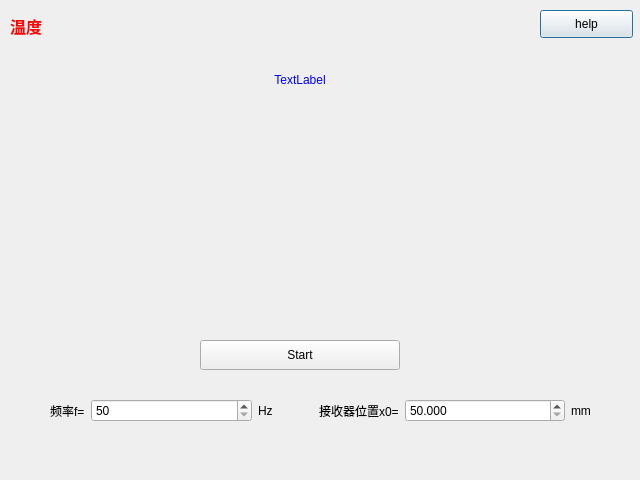
<?xml version="1.0" encoding="UTF-8"?>
<ui version="4.0">
 <class>Dialog</class>
 <widget class="QDialog" name="Dialog">
  <property name="geometry">
   <rect>
    <x>0</x>
    <y>0</y>
    <width>640</width>
    <height>480</height>
   </rect>
  </property>
  <property name="windowTitle">
   <string>Dialog</string>
  </property>
  <widget class="QWidget" name="horizontalLayoutWidget">
   <property name="geometry">
    <rect>
     <x>50</x>
     <y>390</y>
     <width>541</width>
     <height>41</height>
    </rect>
   </property>
   <layout class="QHBoxLayout" name="horizontalLayout" stretch="1,5,0,0,1,5,0">
    <item>
     <widget class="QLabel" name="label">
      <property name="text">
       <string>频率f=</string>
      </property>
     </widget>
    </item>
    <item>
     <widget class="QSpinBox" name="spinBox">
      <property name="minimum">
       <number>50</number>
      </property>
      <property name="maximum">
       <number>45000</number>
      </property>
      <property name="singleStep">
       <number>1</number>
      </property>
      <property name="value">
       <number>50</number>
      </property>
     </widget>
    </item>
    <item>
     <widget class="QLabel" name="label_3">
      <property name="text">
       <string>Hz</string>
      </property>
     </widget>
    </item>
    <item>
     <spacer name="horizontalSpacer">
      <property name="orientation">
       <enum>Qt::Horizontal</enum>
      </property>
      <property name="sizeHint" stdset="0">
       <size>
        <width>40</width>
        <height>20</height>
       </size>
      </property>
     </spacer>
    </item>
    <item>
     <widget class="QLabel" name="label_2">
      <property name="text">
       <string>接收器位置x0=</string>
      </property>
     </widget>
    </item>
    <item>
     <widget class="QDoubleSpinBox" name="doubleSpinBox">
      <property name="decimals">
       <number>3</number>
      </property>
      <property name="minimum">
       <double>50.000000000000000</double>
      </property>
      <property name="maximum">
       <double>300.000000000000000</double>
      </property>
      <property name="singleStep">
       <double>0.030000000000000</double>
      </property>
      <property name="value">
       <double>50.000000000000000</double>
      </property>
     </widget>
    </item>
    <item>
     <widget class="QLabel" name="label_4">
      <property name="text">
       <string>mm</string>
      </property>
     </widget>
    </item>
   </layout>
  </widget>
  <widget class="QLabel" name="label_5">
   <property name="geometry">
    <rect>
     <x>10</x>
     <y>10</y>
     <width>200</width>
     <height>31</height>
    </rect>
   </property>
   <property name="palette">
    <palette>
     <active>
      <colorrole role="WindowText">
       <brush brushstyle="SolidPattern">
        <color alpha="255">
         <red>255</red>
         <green>0</green>
         <blue>0</blue>
        </color>
       </brush>
      </colorrole>
     </active>
     <inactive>
      <colorrole role="WindowText">
       <brush brushstyle="SolidPattern">
        <color alpha="255">
         <red>255</red>
         <green>0</green>
         <blue>0</blue>
        </color>
       </brush>
      </colorrole>
     </inactive>
     <disabled>
      <colorrole role="WindowText">
       <brush brushstyle="SolidPattern">
        <color alpha="255">
         <red>120</red>
         <green>120</green>
         <blue>120</blue>
        </color>
       </brush>
      </colorrole>
     </disabled>
    </palette>
   </property>
   <property name="font">
    <font>
     <pointsize>12</pointsize>
     <weight>75</weight>
     <bold>true</bold>
    </font>
   </property>
   <property name="text">
    <string>温度</string>
   </property>
  </widget>
  <widget class="QPushButton" name="pushButton">
   <property name="geometry">
    <rect>
     <x>540</x>
     <y>10</y>
     <width>93</width>
     <height>28</height>
    </rect>
   </property>
   <property name="text">
    <string>help</string>
   </property>
  </widget>
  <widget class="QLabel" name="instruBackground">
   <property name="geometry">
    <rect>
     <x>0</x>
     <y>140</y>
     <width>641</width>
     <height>182</height>
    </rect>
   </property>
   <property name="text">
    <string/>
   </property>
   <property name="pixmap">
    <pixmap resource="OSCimage.qrc">:/image/Img/view11.png</pixmap>
   </property>
  </widget>
  <widget class="QLabel" name="receivor">
   <property name="geometry">
    <rect>
     <x>270</x>
     <y>220</y>
     <width>73</width>
     <height>100</height>
    </rect>
   </property>
   <property name="text">
    <string/>
   </property>
   <property name="pixmap">
    <pixmap resource="OSCimage.qrc">:/image/Img/view1111.png</pixmap>
   </property>
  </widget>
  <widget class="QPushButton" name="pushButton_2">
   <property name="geometry">
    <rect>
     <x>200</x>
     <y>340</y>
     <width>200</width>
     <height>30</height>
    </rect>
   </property>
   <property name="text">
    <string>Start</string>
   </property>
   <property name="autoDefault">
    <bool>true</bool>
   </property>
  </widget>
  <widget class="QLabel" name="Tips">
   <property name="geometry">
    <rect>
     <x>150</x>
     <y>50</y>
     <width>300</width>
     <height>60</height>
    </rect>
   </property>
   <property name="palette">
    <palette>
     <active>
      <colorrole role="WindowText">
       <brush brushstyle="SolidPattern">
        <color alpha="255">
         <red>0</red>
         <green>0</green>
         <blue>255</blue>
        </color>
       </brush>
      </colorrole>
     </active>
     <inactive>
      <colorrole role="WindowText">
       <brush brushstyle="SolidPattern">
        <color alpha="255">
         <red>0</red>
         <green>0</green>
         <blue>255</blue>
        </color>
       </brush>
      </colorrole>
     </inactive>
     <disabled>
      <colorrole role="WindowText">
       <brush brushstyle="SolidPattern">
        <color alpha="255">
         <red>120</red>
         <green>120</green>
         <blue>120</blue>
        </color>
       </brush>
      </colorrole>
     </disabled>
    </palette>
   </property>
   <property name="text">
    <string>TextLabel</string>
   </property>
   <property name="alignment">
    <set>Qt::AlignCenter</set>
   </property>
   <property name="wordWrap">
    <bool>true</bool>
   </property>
  </widget>
 </widget>
 <resources>
  <include location="OSCimage.qrc"/>
 </resources>
 <connections/>
</ui>
